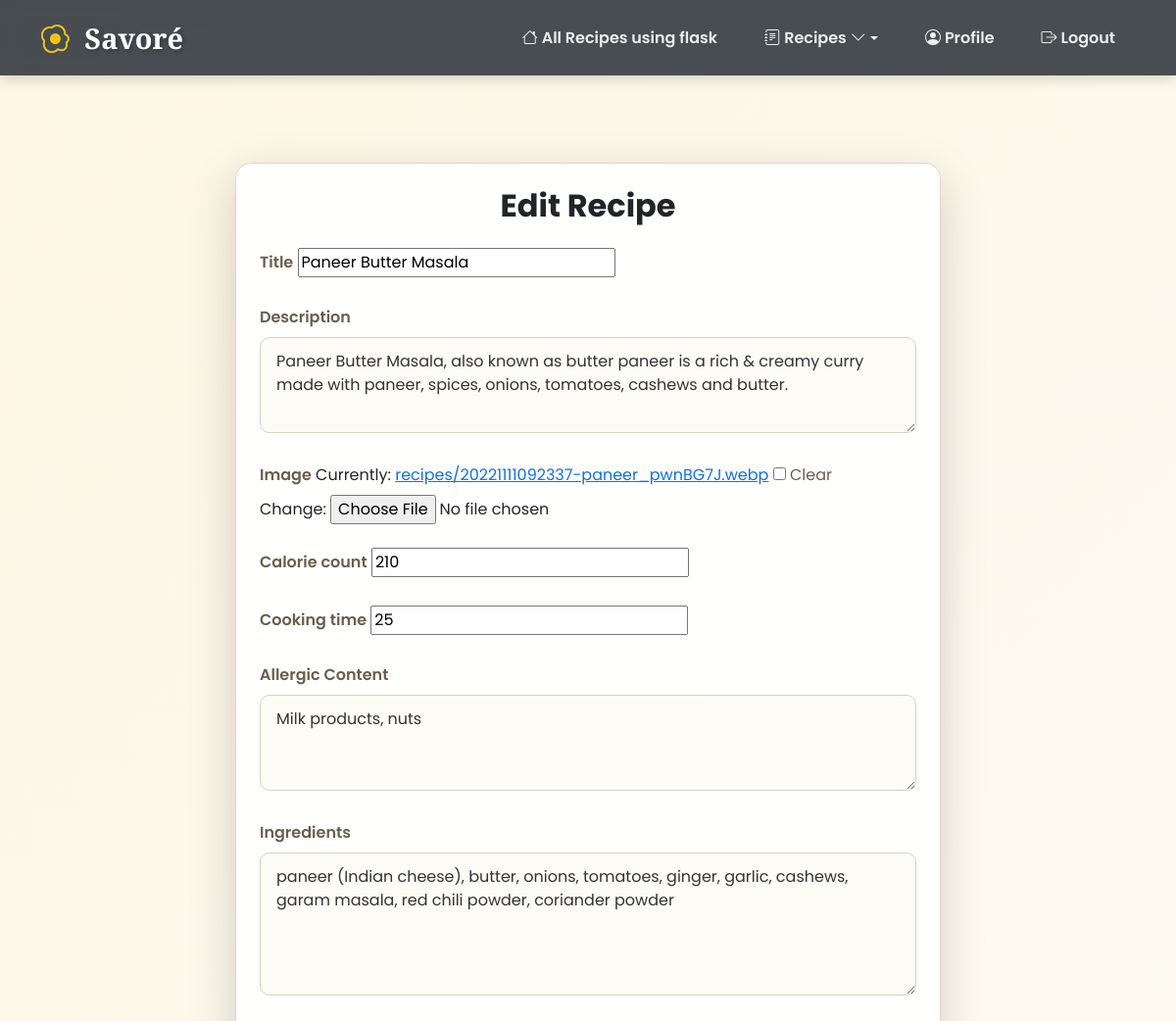
Before: /recipe/1/edit/ (signed in, upper part) with the older database file.
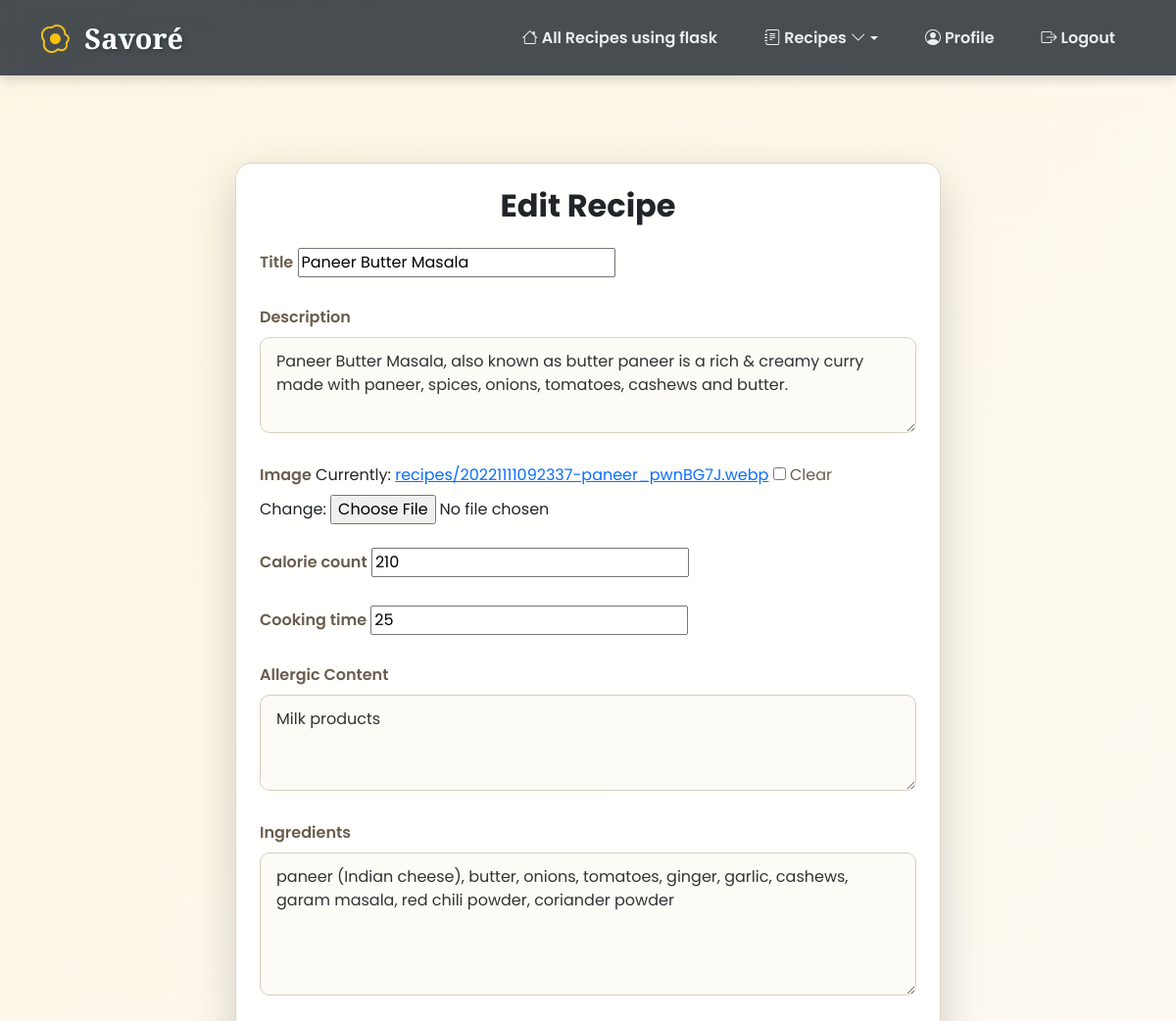
After: the same page with the newer database file.
### recipe_app/models.py (models this page shows, shortened)
class Recipe(models.Model):
    CATEGORY_CHOICES = [
        ('veg', 'Vegetarian'),
        ('nonveg', 'Non-Vegetarian'),
    ]
    user  = models.ForeignKey(CustomUser, on_delete=models.CASCADE, null=True)
    title = models.CharField(max_length=255)
    description = models.TextField()
    ingredients = models.TextField(help_text="Enter ingredients separated by commas")
    image = models.ImageField(upload_to='recipes/', blank=True, null=True)
    calorie_count = models.IntegerField(help_text="Calories in kcal")
    cooking_time = models.IntegerField(help_text="Time in minutes")
    allergic_content = models.CharField(max_length=255, blank=True, null=True)
    cooking_method = models.TextField(help_text="Enter steps separated by commas")
    category = models.CharField(
        max_length=10,
        choices=CATEGORY_CHOICES,
        default='veg',
        help_text="Select whether the recipe is Veg or Non-Veg"
    )
    created_by = models.ForeignKey(
        settings.AUTH_USER_MODEL,
        on_delete=models.CASCADE,
        related_name="recipes"
    )
    created_at = models.DateTimeField(auto_now_add=True)

### recipe_app/views.py (the view)
# urls.py: path('recipe/<int:pk>/edit/', recipe_update, name='recipe_update'),
@login_required
def recipe_update(request, pk):
    recipe = get_object_or_404(Recipe, pk=pk)
    if recipe.created_by != request.user and not request.user.is_staff and not request.user.is_superuser:
        return HttpResponseForbidden("You are not allowed to edit this recipe.")
    if request.method == 'POST':
        form = RecipeForm(request.POST, request.FILES, instance=recipe)
        if form.is_valid():
            form.save()
            return redirect('recipe_detail', pk=recipe.pk)
    else:
        form = RecipeForm(instance=recipe)
    return render(request, 'recipes/recipe_update.html', {
        'form': form,
        'recipe': recipe
    })

### recipe_app/templates/recipes/recipe_update.html (shortened to what this page needs)
{% extends "base.html" %}
{% block content %}
<div class="container py-5">
    <div class="row justify-content-center">
        <div class="col-lg-8 col-md-10 col-sm-12">
            <div class="form-box p-4 shadow-lg rounded-4">
                <div class="text-center mb-4">
                    <h2 class="fw-bold text-dark">Edit Recipe</h2>
                </div>
                <form method="post" enctype="multipart/form-data" class="needs-validation" novalidate>
                    {% for field in form %}
                    <div class="form-group mb-4 fade-in">
                        <label for="{{ field.id_for_label }}" class="form-label fw-semibold mb-2">
                            {{ field.label }}
                        </label>
                        {{ field }}
                    </div>
                    {% endfor %}
                </form>
            </div>
        </div>
    </div>
</div>
{% endblock %}

Changed rows visible on the page:
changed Recipe "Paneer Butter Masala": allergic_content "Milk products, nuts" → "Milk products"
